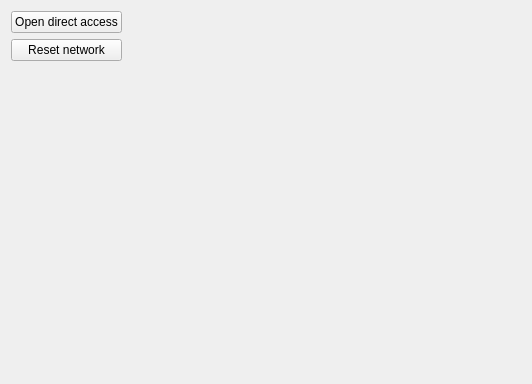
<?xml version="1.0" encoding="UTF-8"?>
<ui version="4.0">
 <class>ZbyratorService</class>
 <widget class="QWidget" name="ZbyratorService">
  <property name="geometry">
   <rect>
    <x>0</x>
    <y>0</y>
    <width>532</width>
    <height>384</height>
   </rect>
  </property>
  <property name="windowTitle">
   <string>Form</string>
  </property>
  <layout class="QGridLayout" name="gridLayout">
   <item row="0" column="0">
    <widget class="QPushButton" name="pbOpenDa">
     <property name="text">
      <string>Open direct access</string>
     </property>
     <property name="icon">
      <iconset resource="../res.qrc">
       <normaloff>:/katynko/svg/flag-yellow.svg</normaloff>:/katynko/svg/flag-yellow.svg</iconset>
     </property>
    </widget>
   </item>
   <item row="0" column="1">
    <spacer name="horizontalSpacer">
     <property name="orientation">
      <enum>Qt::Horizontal</enum>
     </property>
     <property name="sizeHint" stdset="0">
      <size>
       <width>362</width>
       <height>20</height>
      </size>
     </property>
    </spacer>
   </item>
   <item row="1" column="0">
    <widget class="QPushButton" name="pbResetNetwork">
     <property name="text">
      <string>Reset network</string>
     </property>
     <property name="icon">
      <iconset resource="../res.qrc">
       <normaloff>:/katynko/svg/flag-red.svg</normaloff>:/katynko/svg/flag-red.svg</iconset>
     </property>
    </widget>
   </item>
   <item row="2" column="0">
    <spacer name="verticalSpacer">
     <property name="orientation">
      <enum>Qt::Vertical</enum>
     </property>
     <property name="sizeHint" stdset="0">
      <size>
       <width>20</width>
       <height>303</height>
      </size>
     </property>
    </spacer>
   </item>
  </layout>
 </widget>
 <resources>
  <include location="../res.qrc"/>
 </resources>
 <connections/>
</ui>
